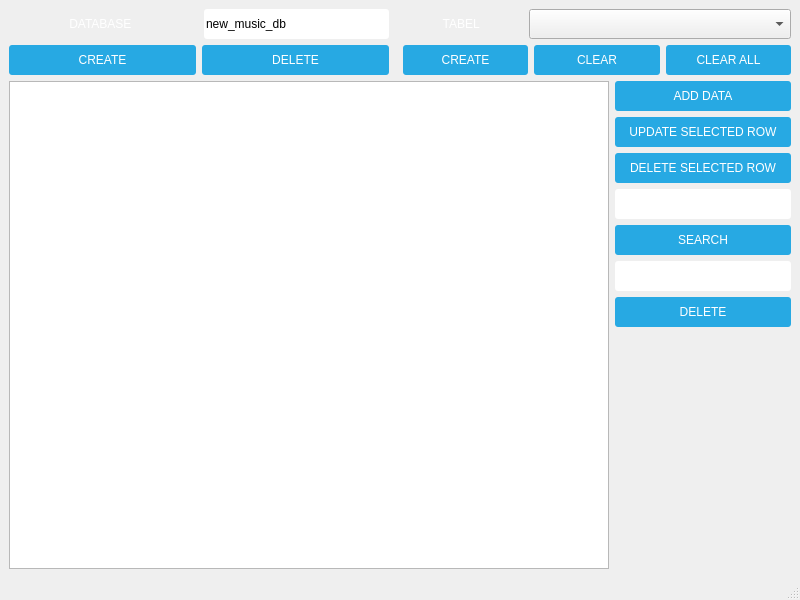
<?xml version="1.0" encoding="UTF-8"?>
<ui version="4.0">
 <class>MainWindow</class>
 <widget class="QMainWindow" name="MainWindow">
  <property name="geometry">
   <rect>
    <x>0</x>
    <y>0</y>
    <width>800</width>
    <height>600</height>
   </rect>
  </property>
  <property name="sizePolicy">
   <sizepolicy hsizetype="Fixed" vsizetype="Fixed">
    <horstretch>0</horstretch>
    <verstretch>0</verstretch>
   </sizepolicy>
  </property>
  <property name="minimumSize">
   <size>
    <width>800</width>
    <height>600</height>
   </size>
  </property>
  <property name="windowTitle">
   <string>MainWindow</string>
  </property>
  <property name="styleSheet">
   <string notr="true">#table{ background: rgba(32, 80, 96, 100); }

#centralwidget{ background-color:
qlineargradient(spread:reflect, x1:0.5, y1:0, x2:0, y2:0,
stop:0 rgba(91, 204, 233, 100), stop:1 rgba(32, 80, 96,
100)); }


QLabel { color: white; }
QLineEdit { border-radius: 3px; }

QPushButton
{
color: white;
background-color: #27a9e3;
border-width: 0px;
border-radius: 3px;
}

QPushButton:hover { background-color: #66c011; }

QMessageBox {
    background-color: rgb(51, 51, 51);
}

QMessageBox QLabel {
    color: rgb(200, 200, 200);
}</string>
  </property>
  <widget class="QWidget" name="centralwidget">
   <layout class="QHBoxLayout" name="horizontalLayout_4">
    <item>
     <layout class="QVBoxLayout" name="verticalLayout">
      <item>
       <layout class="QHBoxLayout" name="menu">
        <property name="topMargin">
         <number>0</number>
        </property>
        <property name="rightMargin">
         <number>0</number>
        </property>
        <item>
         <layout class="QVBoxLayout" name="database">
          <item>
           <layout class="QHBoxLayout" name="db_menu">
            <property name="rightMargin">
             <number>0</number>
            </property>
            <item>
             <widget class="QLabel" name="label">
              <property name="sizePolicy">
               <sizepolicy hsizetype="Fixed" vsizetype="Fixed">
                <horstretch>0</horstretch>
                <verstretch>0</verstretch>
               </sizepolicy>
              </property>
              <property name="minimumSize">
               <size>
                <width>175</width>
                <height>30</height>
               </size>
              </property>
              <property name="text">
               <string>                DATABASE</string>
              </property>
             </widget>
            </item>
            <item>
             <widget class="QLineEdit" name="name">
              <property name="sizePolicy">
               <sizepolicy hsizetype="Fixed" vsizetype="Fixed">
                <horstretch>0</horstretch>
                <verstretch>0</verstretch>
               </sizepolicy>
              </property>
              <property name="minimumSize">
               <size>
                <width>185</width>
                <height>30</height>
               </size>
              </property>
              <property name="text">
               <string>new_music_db</string>
              </property>
             </widget>
            </item>
           </layout>
          </item>
          <item>
           <layout class="QHBoxLayout" name="horizontalLayout_9">
            <property name="rightMargin">
             <number>8</number>
            </property>
            <item>
             <widget class="QPushButton" name="create_db">
              <property name="minimumSize">
               <size>
                <width>0</width>
                <height>30</height>
               </size>
              </property>
              <property name="text">
               <string>CREATE</string>
              </property>
             </widget>
            </item>
            <item>
             <widget class="QPushButton" name="delete_db">
              <property name="minimumSize">
               <size>
                <width>0</width>
                <height>30</height>
               </size>
              </property>
              <property name="text">
               <string>DELETE</string>
              </property>
             </widget>
            </item>
           </layout>
          </item>
         </layout>
        </item>
        <item>
         <layout class="QVBoxLayout" name="table">
          <item>
           <layout class="QHBoxLayout" name="horizontalLayout_11">
            <item>
             <widget class="QLabel" name="label_2">
              <property name="sizePolicy">
               <sizepolicy hsizetype="Fixed" vsizetype="Preferred">
                <horstretch>0</horstretch>
                <verstretch>0</verstretch>
               </sizepolicy>
              </property>
              <property name="minimumSize">
               <size>
                <width>120</width>
                <height>30</height>
               </size>
              </property>
              <property name="text">
               <string>            TABEL</string>
              </property>
             </widget>
            </item>
            <item>
             <widget class="QComboBox" name="select_table">
              <property name="minimumSize">
               <size>
                <width>0</width>
                <height>30</height>
               </size>
              </property>
             </widget>
            </item>
           </layout>
          </item>
          <item>
           <layout class="QHBoxLayout" name="horizontalLayout_10">
            <item>
             <widget class="QPushButton" name="create_table">
              <property name="minimumSize">
               <size>
                <width>75</width>
                <height>30</height>
               </size>
              </property>
              <property name="text">
               <string>CREATE</string>
              </property>
             </widget>
            </item>
            <item>
             <widget class="QPushButton" name="clear_table">
              <property name="minimumSize">
               <size>
                <width>0</width>
                <height>30</height>
               </size>
              </property>
              <property name="text">
               <string>CLEAR</string>
              </property>
             </widget>
            </item>
            <item>
             <widget class="QPushButton" name="clear_all">
              <property name="minimumSize">
               <size>
                <width>0</width>
                <height>30</height>
               </size>
              </property>
              <property name="text">
               <string>CLEAR ALL</string>
              </property>
             </widget>
            </item>
           </layout>
          </item>
         </layout>
        </item>
       </layout>
      </item>
      <item>
       <layout class="QHBoxLayout" name="table_2">
        <item>
         <widget class="QTableView" name="tableView">
          <property name="minimumSize">
           <size>
            <width>600</width>
            <height>0</height>
           </size>
          </property>
         </widget>
        </item>
        <item>
         <layout class="QVBoxLayout" name="verticalLayout_5">
          <property name="bottomMargin">
           <number>25</number>
          </property>
          <item>
           <layout class="QHBoxLayout" name="horizontalLayout_14">
            <item>
             <layout class="QVBoxLayout" name="verticalLayout_6">
              <item>
               <layout class="QHBoxLayout" name="horizontalLayout_15">
                <item>
                 <widget class="QPushButton" name="load">
                  <property name="minimumSize">
                   <size>
                    <width>0</width>
                    <height>30</height>
                   </size>
                  </property>
                  <property name="text">
                   <string>ADD DATA</string>
                  </property>
                 </widget>
                </item>
               </layout>
              </item>
              <item>
               <layout class="QHBoxLayout" name="horizontalLayout_16">
                <item>
                 <widget class="QPushButton" name="update_row">
                  <property name="minimumSize">
                   <size>
                    <width>0</width>
                    <height>30</height>
                   </size>
                  </property>
                  <property name="text">
                   <string>UPDATE SELECTED ROW</string>
                  </property>
                 </widget>
                </item>
               </layout>
              </item>
             </layout>
            </item>
           </layout>
          </item>
          <item>
           <layout class="QHBoxLayout" name="horizontalLayout_13">
            <item>
             <layout class="QVBoxLayout" name="verticalLayout_7">
              <item>
               <layout class="QHBoxLayout" name="horizontalLayout_8">
                <item>
                 <widget class="QPushButton" name="delete_row">
                  <property name="minimumSize">
                   <size>
                    <width>0</width>
                    <height>30</height>
                   </size>
                  </property>
                  <property name="text">
                   <string>DELETE SELECTED ROW</string>
                  </property>
                 </widget>
                </item>
               </layout>
              </item>
              <item>
               <layout class="QHBoxLayout" name="horizontalLayout_18">
                <item>
                 <widget class="QLineEdit" name="lineEdit">
                  <property name="minimumSize">
                   <size>
                    <width>0</width>
                    <height>30</height>
                   </size>
                  </property>
                 </widget>
                </item>
               </layout>
              </item>
              <item>
               <layout class="QHBoxLayout" name="horizontalLayout_19">
                <item>
                 <widget class="QPushButton" name="pushButton_2">
                  <property name="minimumSize">
                   <size>
                    <width>0</width>
                    <height>30</height>
                   </size>
                  </property>
                  <property name="text">
                   <string>SEARCH</string>
                  </property>
                 </widget>
                </item>
               </layout>
              </item>
             </layout>
            </item>
           </layout>
          </item>
          <item>
           <layout class="QHBoxLayout" name="horizontalLayout_12">
            <item>
             <layout class="QVBoxLayout" name="verticalLayout_8">
              <item>
               <layout class="QHBoxLayout" name="horizontalLayout_20">
                <item>
                 <widget class="QLineEdit" name="lineEdit_2">
                  <property name="minimumSize">
                   <size>
                    <width>0</width>
                    <height>30</height>
                   </size>
                  </property>
                 </widget>
                </item>
               </layout>
              </item>
              <item>
               <layout class="QHBoxLayout" name="horizontalLayout_21">
                <item>
                 <widget class="QPushButton" name="delete_row_2">
                  <property name="minimumSize">
                   <size>
                    <width>0</width>
                    <height>30</height>
                   </size>
                  </property>
                  <property name="text">
                   <string>DELETE</string>
                  </property>
                 </widget>
                </item>
               </layout>
              </item>
             </layout>
            </item>
           </layout>
          </item>
          <item>
           <spacer name="verticalSpacer">
            <property name="orientation">
             <enum>Qt::Vertical</enum>
            </property>
            <property name="sizeHint" stdset="0">
             <size>
              <width>20</width>
              <height>40</height>
             </size>
            </property>
           </spacer>
          </item>
         </layout>
        </item>
       </layout>
      </item>
     </layout>
    </item>
   </layout>
  </widget>
  <widget class="QMenuBar" name="menubar">
   <property name="geometry">
    <rect>
     <x>0</x>
     <y>0</y>
     <width>800</width>
     <height>22</height>
    </rect>
   </property>
  </widget>
  <widget class="QStatusBar" name="statusbar"/>
 </widget>
 <resources/>
 <connections/>
</ui>
